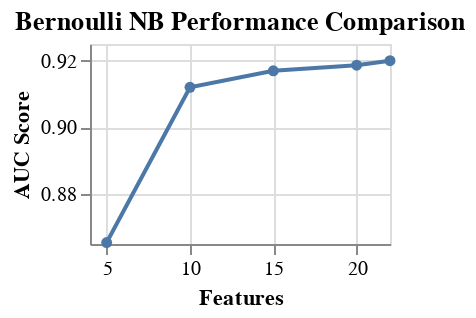

Notebook code cell kept with this figure:
### Code cell
plot_GS_b_NB(results_b_NB)

### Figure 1 — Vega-Lite specification as saved in the notebook (floating-point values rounded to 4 significant figures)
{"config": {"view": {"continuousWidth": 400, "continuousHeight": 300}}, "data": {"name": "data-2cf67cdd720d910136c24f3b02a2115a"}, "mark": {"type": "line", "point": true}, "encoding": {"x": {"type": "quantitative", "field": "fselector__k", "title": "Features"}, "y": {"type": "quantitative", "field": "mean_score", "scale": {"zero": false}, "title": "AUC Score"}}, "height": 100, "title": "Bernoulli NB Performance Comparison", "width": 150, "$schema": "https://vega.github.io/schema/vega-lite/v4.0.2.json", "datasets": {"data-2cf67cdd720d910136c24f3b02a2115a": [{"mean_score": 0.92, "std_score": 0.04442, "max_score": 0.9863, "min_score": 0.8604, "fselector__k": 22.0}, {"mean_score": 0.9186, "std_score": 0.04513, "max_score": 0.9863, "min_score": 0.8604, "fselector__k": 20.0}, {"mean_score": 0.917, "std_score": 0.04045, "max_score": 0.9794, "min_score": 0.8696, "fselector__k": 15.0}, {"mean_score": 0.912, "std_score": 0.04374, "max_score": 0.9737, "min_score": 0.8398, "fselector__k": 10.0}, {"mean_score": 0.8654, "std_score": 0.05336, "max_score": 0.9474, "min_score": 0.7792, "fselector__k": 5.0}]}}
